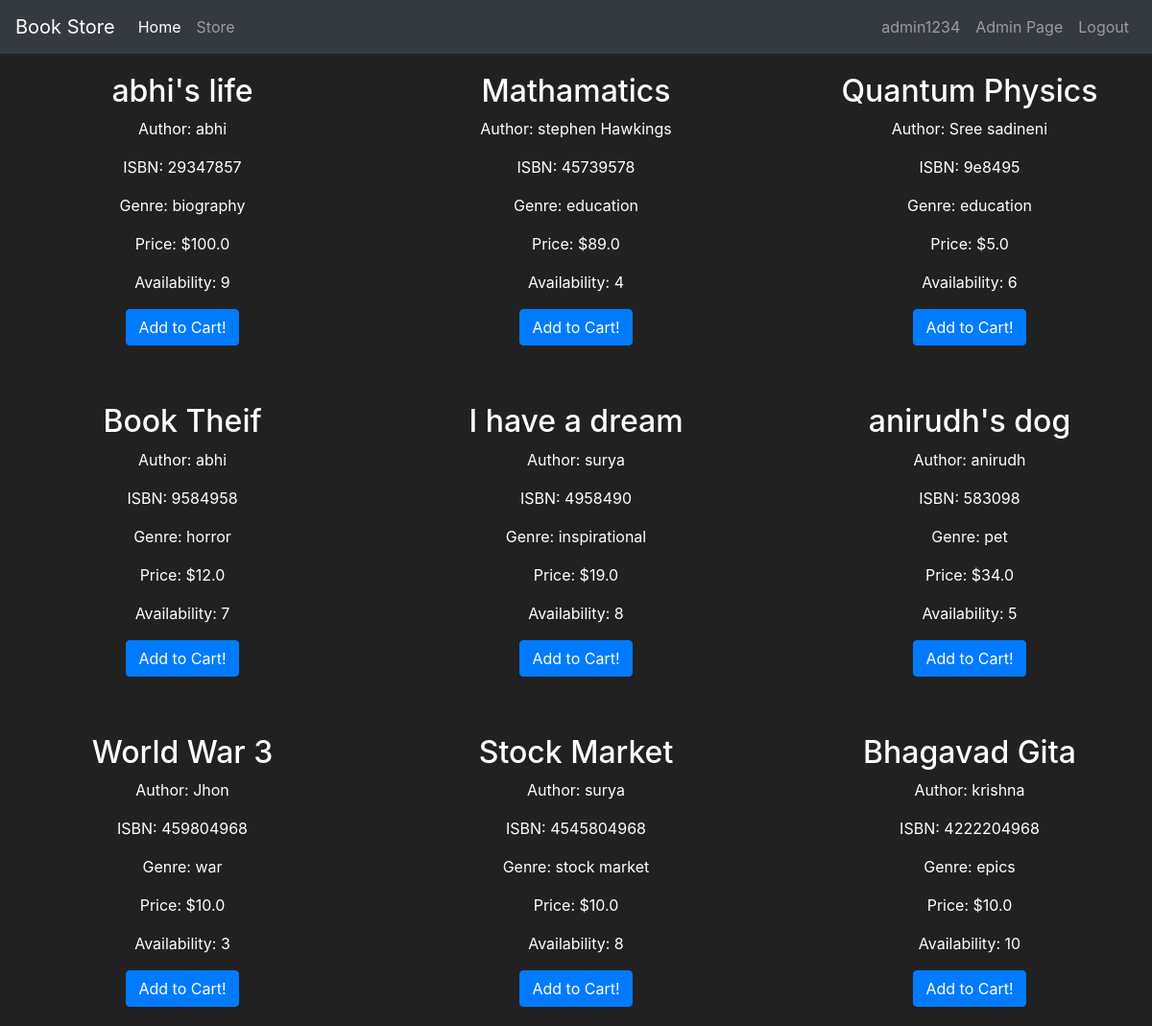
/store (signed in), run on the app's committed database.
### project/models/user_model.py (models this page shows, shortened)
class User(db.Model,UserMixin):
    id = db.Column(db.Integer(), primary_key=True)
    username = db.Column(db.String(length=30), nullable=False, unique=True)
    email_address = db.Column(db.String(length=50), nullable=False, unique=True)
    address = db.Column(db.String(),nullable = False)
    isadmin = db.Column(db.Boolean(),default = False)
    password_hash = db.Column(db.String(length=60), nullable=False)
    cart = db.relationship('Cart', backref='user', lazy=True, uselist = False)
    order = db.relationship('Order', backref='user', lazy=True, uselist = False)
    @property
    def password(self):
        return self.password

### project/models/book_model.py (models this page shows, shortened)
class Book(db.Model):
    id = db.Column(db.Integer, primary_key=True)
    title = db.Column(db.String(255), nullable=False)
    author = db.Column(db.String(255), nullable=False)
    isbn = db.Column(db.String(20), unique=True, nullable=False)
    genre = db.Column(db.String(50))
    price = db.Column(db.Float, nullable=False)
    availability = db.Column(db.Integer, default=True)

### project/routes/storepage.py (the view)
@app.route("/store",methods =["GET"])
def show_books():
    form = AddToCart()
    books = get_books()
    return render_template("store_page.html",books = books,form = form)

### project/models/user_model.py (called while the page is built)
@login_manager.user_loader
def load_user(user_id):
    return User.query.get(int(user_id))

### project/services/get_books.py (called while the page is built)
def get_books():
    books = Book.query.all()
    return books

### project/templates/store_page.html (shortened to what this page needs)
{% extends 'base.html' %}
{% block content %}
<div id="book-list" class="flex-container">
    {% for book in books %}
        <div class="book-item">
            <h2>{{ book.title }}</h2>
            <p>Author: {{ book.author }}</p>
            <p>ISBN: {{ book.isbn }}</p>
            <p>Genre: {{ book.genre }}</p>
            <p>Price: ${{ book.price }}</p>
            <p>Availability: {{ book.availability }}</p>
            {% if current_user.is_authenticated %}
                {% if book.availability %}
                    <form method="post">
                        <button type="submit" class="btn btn-primary">Add to Cart!</button>
                    </form>
                {% endif %}
            {% else %}
                <a href="{{url_for('login')}}"><button class="btn btn-primary">Log In To Add to Cart</button></a>
            {% endif %}
        </div>
    {% endfor %}
</div>
{% endblock %}

### project/templates/base.html (shortened to what this page needs)
<!doctype html>
<html lang="en">
   <head>
      <link rel="stylesheet" href="https://cdn.jsdelivr.net/npm/bootstrap@4.5.3/dist/css/bootstrap.min.css">
   </head>
   <body>
    <nav class="navbar navbar-expand-md navbar-dark bg-dark">
      <a class="navbar-brand">Book Store</a>
      <div class="collapse navbar-collapse" id="navbarNav">
        <ul class="navbar-nav mr-auto">
            <li class="nav-item active">
                <a class="nav-link" href="{{url_for('home')}}">Home <span class="sr-only">(current)</span></a>
            </li>
            <li class="nav-item">
                <a class="nav-link" href="{{url_for('show_books')}}">Store</a>
            </li>
        </ul>
        {% if current_user.is_authenticated %}
          {% if current_user.isadmin %}
            <ul class="navbar-nav">
              <li class="nav-item">
                <a class="nav-link">{{current_user.username}}</a>
              </li>
              <li class="nav-item">
                <a class="nav-link" href="{{url_for('admin.index')}}">Admin Page</a>
              </li>
              <li class="nav-item">
                <a class="nav-link" href="{{url_for('logout')}}">Logout</a>
            </li>
            </ul>
          {% endif %}
        {% endif %}
      </div>
    </nav>
      {% block content %}
      {% endblock %}
   </body>
</html>

### project/templates/store_page.html (style rules this page uses)
body { background-color: #212121; color: white; }
.flex-container { display: flex; flex-wrap: wrap; gap: 20px; justify-content: space-between; }
.book-item { background-color: #212121; padding: 20px; flex: 0 0 calc(33.333% - 20px); box-sizing: border-box; display: flex; flex-direction: column; align-items: center; justify-content: center; }

### project/templates/base.html (style rules this page uses)
body { background-color: #212121; color: white }

### data on the page
User: username "admin1234"
Book: title "abhi's life", author "abhi", isbn "29347857", genre "biography", price "100.0", availability "9"
Book: title "Mathamatics", author "stephen Hawkings", isbn "45739578", genre "education", price "89.0", availability "4"
Book: title "Quantum Physics", author "Sree sadineni", isbn "9e8495", genre "education", price "5.0", availability "6"
Book: title "Book Theif", author "abhi", isbn "9584958", genre "horror", price "12.0", availability "7"
Book: title "I have a dream", author "surya", isbn "4958490", genre "inspirational", price "19.0", availability "8"
Book: title "anirudh's dog", author "anirudh", isbn "583098", genre "pet", price "34.0", availability "5"
Book: title "World War 3", author "Jhon", isbn "459804968", genre "war", price "10.0", availability "3"
Book: title "Stock Market", author "surya", isbn "4545804968", genre "stock market", price "10.0", availability "8"
Book: title "Bhagavad Gita", author "krishna", isbn "4222204968", genre "epics", price "10.0", availability "10"
